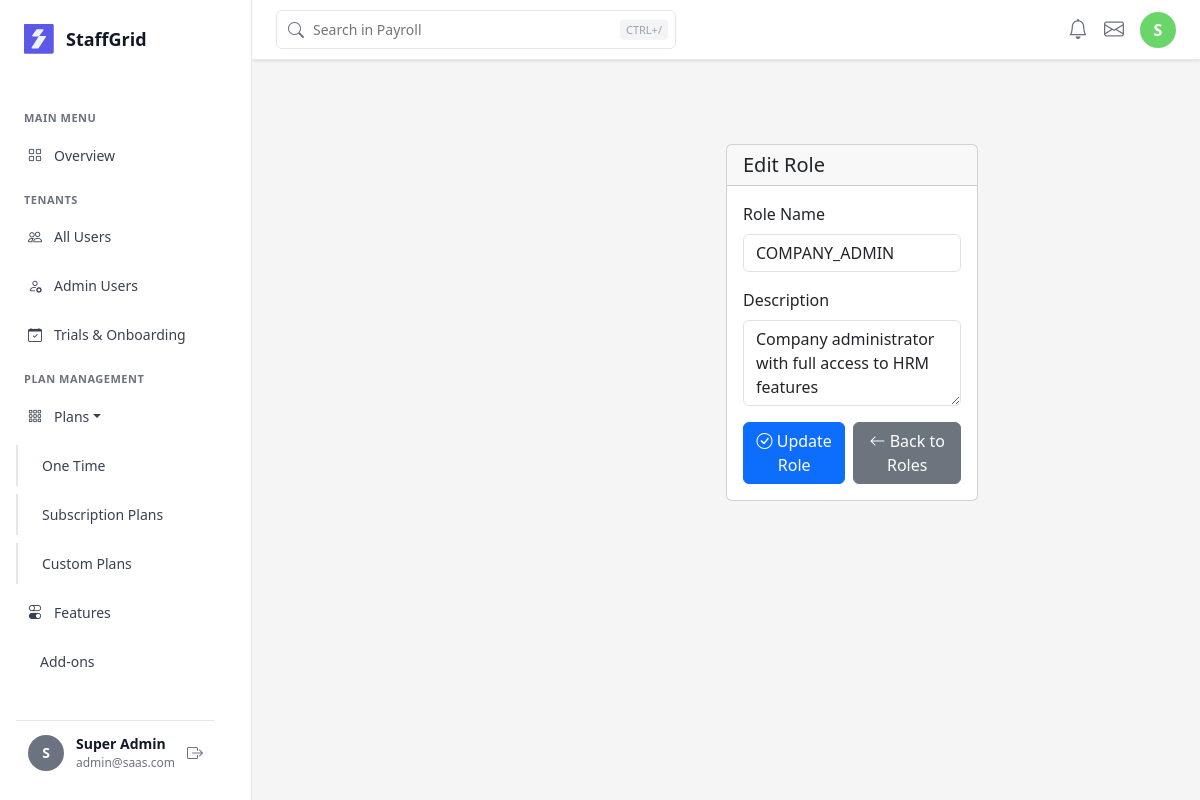
Page /roles/1/edit/ (signed in) on the committed database.
### saas/models/user.py (models this page shows, shortened)
class CustomUser(AbstractUser):
    email = models.EmailField(unique=True)
    role = models.ForeignKey(
        'Role',
        on_delete=models.SET_NULL,
        null=True,
        blank=True,
        related_name='users'
    )
    tenant = models.ForeignKey(
        'Tenant',
        on_delete=models.CASCADE,
        null=True,
        blank=True,
        related_name='users'
    )
    phone = models.CharField(max_length=15, blank=True, null=True)
    address = models.TextField(blank=True, null=True)
    profile_picture = models.ImageField(upload_to='profile_pictures/', blank=True, null=True)
    is_verified = models.BooleanField(default=False)
    created_at = models.DateTimeField(default=timezone.now)
    updated_at = models.DateTimeField(auto_now=True)
    USERNAME_FIELD = 'email'
    REQUIRED_FIELDS = ['username']
    objects = CustomUserManager()
    class Meta:
        db_table = 'custom_users'
        ordering = ['-date_joined']
        indexes = [
            models.Index(fields=['email']),
            models.Index(fields=['role']),
            models.Index(fields=['is_active']),
            models.Index(fields=['is_verified']),
        ]

### saas/models/role.py (models this page shows, shortened)
class Role(models.Model):
    ADMIN = 'admin'
    EDITOR = 'editor'
    VIEWER = 'viewer'
    GUEST = 'guest'
    SYSTEM_ROLES = [ADMIN, EDITOR, VIEWER, GUEST]
    name = models.CharField(max_length=100, unique=True)
    description = models.TextField(blank=True, null=True)
    tenant = models.ForeignKey(
        'Tenant',
        on_delete=models.CASCADE,
        related_name='roles',
        null=True,  # Made nullable to avoid migration issues
        blank=True
    )
    is_system = models.BooleanField(default=False)
    is_active = models.BooleanField(default=True)
    created_at = models.DateTimeField(auto_now_add=True)
    updated_at = models.DateTimeField(auto_now=True)
    class Meta:
        db_table = 'roles'
        ordering = ['name']
        indexes = [
            models.Index(fields=['name']),
            models.Index(fields=['is_active']),
        ]

### saas/views/role_views.py (the view)
# urls.py: path('roles/<int:role_id>/edit/', edit_role, name='edit_role'),
@login_required(login_url='auth:login')
@require_http_methods(['GET', 'POST'])
def edit_role(request, role_id):
    try:
        role = Role.objects.prefetch_related(
            Prefetch(
                'role_permissions',
                queryset=RolePermission.objects.select_related('permission')
            )
        ).get(id=role_id)
    except Role.DoesNotExist:
        error_message = f'Role with ID {role_id} not found.'
        messages.error(request, error_message)
        return render(request, 'roles/edit_role.html', {
            'error_message': error_message
        }, status=404)
    except Exception as e:
        error_message = f'Database error: {str(e)}'
        messages.error(request, error_message)
        return render(request, 'roles/edit_role.html', {
            'error_message': error_message
        }, status=400)
    try:
        if request.method == 'POST':
            form = RoleForm(request.POST, instance=role)
            if not form.is_valid():
                error_messages = []
                for field, errors in form.errors.items():
                    for error in errors:
                        error_messages.append(f'{field}: {error}')
                error_message = ' | '.join(error_messages)
                messages.error(request, f'Validation error: {error_message}')
                return render(request, 'roles/edit_role.html', {
                    'form': form,
                    'role': role,
                    'error_message': error_message
                }, status=400)
            try:
                updated_role = form.save()
                messages.success(request, f'Role "{updated_role.name}" updated successfully!')
                return redirect('roles_list')
            except Exception as e:
                error_message = f'Database error: {str(e)}'
                messages.error(request, error_message)
                return render(request, 'roles/edit_role.html', {
                    'form': form,
                    'role': role,
                    'error_message': error_message
                }, status=400)
        else:
            form = RoleForm(instance=role)
        return render(request, 'roles/edit_role.html', {
            'form': form,
            'role': role
        })
    except Exception as e:
        error_message = f'Error in role update: {str(e)}'
        messages.error(request, error_message)
        return render(request, 'roles/edit_role.html', {
            'error_message': error_message
        }, status=400)

### saas/templates/roles/edit_role.html (shortened to what this page needs)
{% extends 'base.html' %}
{% block content %}
<div class="main-content">
    <div class="container-fluid p-4">
        <div class="row justify-content-center">
            <div class="col-md-8 col-lg-6">
                <div class="card">
                    <div class="card-header">
                        <h5 class="mb-0">Edit Role</h5>
                    </div>
                    <div class="card-body">
                        <form method="post">
                            <div class="mb-3">
                                <label for="{{ form.name.id_for_label }}" class="form-label">Role Name</label>
                                {{ form.name }}
                            </div>
                            <div class="mb-3">
                                <label for="{{ form.description.id_for_label }}" class="form-label">Description</label>
                                {{ form.description }}
                            </div>
                            <div class="d-flex gap-2">
                                <button type="submit" class="btn btn-primary">
                                    <i class="bi bi-check-circle"></i> Update Role
                                </button>
                                <a href="{% url 'roles_list' %}" class="btn btn-secondary">
                                    <i class="bi bi-arrow-left"></i> Back to Roles
                                </a>
                            </div>
                        </form>
                    </div>
                </div>
            </div>
        </div>
    </div>
</div>
{% endblock %}

### saas/templates/base.html (shortened to what this page needs)
<!DOCTYPE html>
<html lang="en">
<head>
    <link href="https://cdn.jsdelivr.net/npm/bootstrap@5.3.2/dist/css/bootstrap.min.css" rel="stylesheet">
    <link rel="stylesheet" href="https://cdn.jsdelivr.net/npm/bootstrap-icons@1.11.1/font/bootstrap-icons.css">
</head>
<body>
    <div class="main-container">
        <aside class="sidebar">
            <div class="brand-header">
                <div class="brand-logo">
                </div>
                <div class="brand-name">StaffGrid</div>
            </div>
            <div class="menu-content">
                <div class="menu-section-heading">MAIN MENU</div>
                <ul class="menu-list">
                    <li class="menu-item">
                        <a href="{% url 'dashboard_overview' %}"
                            class="menu-link {% if 'dashboard' in request.path or request.path == '/' %}active{% endif %}">
                            <i class="bi bi-grid"></i>
                            <span style="margin-left: 12px;">Overview</span>
                        </a>
                    </li>
                </ul>
                <div class="menu-section-heading">TENANTS</div>
                <ul class="menu-list">
                    <li class="menu-item">
                        <a href="{% url 'users_list' %}"
                            class="menu-link {% if request.path == '/users/' %}active{% endif %}">
                            <i class="bi bi-people"></i>
                            <span style="margin-left: 12px;">All Users</span>
                        </a>
                    </li>
                    <li class="menu-item">
                        <a href="{% url 'saas_admin:admin_users' %}"
                            class="menu-link {% if 'admin-users' in request.path %}active{% endif %}">
                            <i class="bi bi-person-gear"></i>
                            <span style="margin-left: 12px;">Admin Users</span>
                        </a>
                    </li>
                    <li class="menu-item">
                        <a href="#" class="menu-link">
                            <i class="bi bi-calendar-check"></i>
                            <span style="margin-left: 12px;">Trials & Onboarding</span>
                        </a>
                    </li>
                </ul>
                <div class="menu-section-heading">Plan management</div>
                <ul class="menu-list">
                    <li class="menu-item">
                        <a href="{% url 'plans:plan_list' %}" class="menu-link dropdown-toggle"
                            onclick="toggleDropdown('plansDropdown')">
                            <i class="bi bi-grid-3x3-gap"></i>
                            <span style="margin-left: 12px;">Plans</span>
                        </a>
                    </li>
                    <div class="dropdown-content expanded" id="plansDropdown">
                        <li class="menu-item dropdown-item">
                            <a href="{% url 'plans:one_time_plans' %}"
                                class="menu-link {% if 'one-time' in request.path %}active{% endif %}">
                                <span>One Time</span>
                            </a>
                        </li>
                        <li class="menu-item dropdown-item">
                            <a href="{% url 'subscription:list_plans' %}"
                                class="menu-link {% if 'subscription' in request.path %}active{% endif %}">
                                <span>Subscription Plans</span>
                            </a>
                        </li>
                        <li class="menu-item dropdown-item">
                            <a href="{% url 'plans:custom_plans' %}"
                                class="menu-link {% if 'custom' in request.path %}active{% endif %}">
                                <span>Custom Plans</span>
                            </a>
                        </li>
                    </div>
                    <li class="menu-item">
                        <a href="{% url 'features:feature_list' %}"
                            class="menu-link {% if 'features' in request.path %}active{% endif %}">
                            <i class="bi bi-toggles"></i>
                            <span style="margin-left: 12px;">Features</span>
                        </a>
                    </li>
                    <li class="menu-item">
                        <a href="{% url 'addon_list' %}"
                            class="menu-link {% if 'addons' in request.path %}active{% endif %}">
                            <span style="margin-left: 12px;">Add-ons</span>
                        </a>
                    </li>
                    <li class="menu-item">
                        <a href="{% url 'saas_admin:discount_list' %}"
                            class="menu-link {% if 'discount' in request.path %}active{% endif %}">
                        </a>
                    </li>
                </ul>
            </div>
            {% if user.is_authenticated %}
            <div class="user-profile-bottom">
                <div class="user-avatar-small">
                    {{ user.first_name.0|upper|default:user.username.0|upper }}
                </div>
                <div class="user-info-small">
                    <div class="user-name-small">Super Admin</div>
                    <div class="user-email-small">{{ user.email }}</div>
                </div>
                <form method="POST" action="{% url 'logout' %}" style="margin: 0;">
                    <button type="submit"
                        style="background: none; border: none; color: var(--Grey-Grey-500); cursor: pointer;">
                        <i class="bi bi-box-arrow-right"></i>
                    </button>
                </form>
            </div>
            {% endif %}
        </aside>
        <nav class="top-navbar"
            style="position: fixed; top: 0; left: 252px; right: 0; height: 60px; background: #fff; border-bottom: 1px solid #E5E7EB; z-index: 999; display: flex; align-items: center; padding: 0 24px; box-shadow: 0 1px 3px rgba(0,0,0,0.1);">
            <div style="flex: 1; display: flex; align-items: center; gap: 16px;">
                <div style="position: relative; flex: 1; max-width: 400px;">
                    <input type="text" placeholder="Search in Payroll"
                        style="width: 100%; padding: 8px 12px 8px 36px; border: 1px solid #E5E7EB; border-radius: 6px; font-size: 14px;">
                    <i class="bi bi-search"
                        style="position: absolute; left: 12px; top: 50%; transform: translateY(-50%); color: #6B7280;"></i>
                    <span
                        style="position: absolute; right: 8px; top: 50%; transform: translateY(-50%); font-size: 11px; color: #9CA3AF; background: #F3F4F6; padding: 2px 6px; border-radius: 4px;">CTRL+/</span>
                </div>
            </div>
            <div style="display: flex; align-items: center; gap: 16px;">
                <i class="bi bi-bell" style="font-size: 20px; color: #6B7280; cursor: pointer;"></i>
                <i class="bi bi-envelope" style="font-size: 20px; color: #6B7280; cursor: pointer;"></i>
                <div
                    style="width: 36px; height: 36px; border-radius: 50%; background: #6AD66A; display: flex; align-items: center; justify-content: center; color: white; font-weight: 600; cursor: pointer;">
                    {{ user.first_name.0|upper|default:user.username.0|upper }}
                </div>
            </div>
        </nav>
        <main class="main-content" style="margin-top: 60px;">
            {% block content %}{% endblock %}
        </main>
    </div>
</body>
</html>

### rows in the picture
CustomUser: first_name.0 "S", email "admin@saas.com"
Role: name "COMPANY_ADMIN", description "Company administrator with full access to HRM features"
